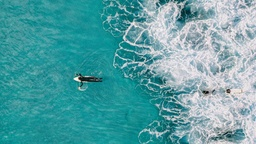
//> input picture output.jpg, 256 x 144 px, shrunk from 1280 x 720 before the run
$ ./2026201004_A1_Q1 output.jpg   (built with g++ and OpenCV 4)
//> lines starting //> are read from the running program, lines starting //| are printed output that depends on the picture
#include <opencv2/opencv.hpp>
#include <cstdio>
#include <cstdlib>
#include <cmath>

inline int idx3(int y, int x, int c, int w) { return (y * w + x) * 3 + c; }
inline int idx1(int y, int x, int w) { return y * w + x; }

// Convert cv::Mat directly into C-style heap buffer
unsigned char* mat_to_buf(const cv::Mat& img, int h, int w) {
    unsigned char* buf = (unsigned char*)malloc(h * w * 3 * sizeof(unsigned char));
    for (int y = 0; y < h; y++) {
        for (int x = 0; x < w; x++) {
            cv::Vec3b px = img.at<cv::Vec3b>(y, x);
            buf[idx3(y, x, 0, w)] = px[2]; // R
            buf[idx3(y, x, 1, w)] = px[1]; // G
            buf[idx3(y, x, 2, w)] = px[0]; // B
        }
    }
    return buf;
}

// Convert raw buffer back to cv::Mat
cv::Mat buf_to_mat(unsigned char* buf, int h, int w) {
    cv::Mat img(h, w, CV_8UC3);
    for (int y = 0; y < h; y++) {
        for (int x = 0; x < w; x++) {
            cv::Vec3b px;
            px[2] = buf[idx3(y, x, 0, w)]; // R
            px[1] = buf[idx3(y, x, 1, w)]; // G
            px[0] = buf[idx3(y, x, 2, w)]; // B
            img.at<cv::Vec3b>(y, x) = px;
        }
    }
    return img;
}

// Computes energy with clamped borders (prevents border wrap-around artifacts)
double* compute_energy(unsigned char* buf, int h, int w) {
    double* energy = (double*)malloc(h * w * sizeof(double));
    for (int y = 0; y < h; y++) {
        for (int x = 0; x < w; x++) {
            int xl = (x - 1 < 0) ? 0 : x - 1;
            int xr = (x + 1 >= w) ? w - 1 : x + 1;
            int yu = (y - 1 < 0) ? 0 : y - 1;
            int yd = (y + 1 >= h) ? h - 1 : y + 1;

            double dxr = (double)buf[idx3(y, xr, 0, w)] - buf[idx3(y, xl, 0, w)];
            double dxg = (double)buf[idx3(y, xr, 1, w)] - buf[idx3(y, xl, 1, w)];
            double dxb = (double)buf[idx3(y, xr, 2, w)] - buf[idx3(y, xl, 2, w)];
            double dx2 = dxr * dxr + dxg * dxg + dxb * dxb;

            double dyr = (double)buf[idx3(yd, x, 0, w)] - buf[idx3(yu, x, 0, w)];
            double dyg = (double)buf[idx3(yd, x, 1, w)] - buf[idx3(yu, x, 1, w)];
            double dyb = (double)buf[idx3(yd, x, 2, w)] - buf[idx3(yu, x, 2, w)];
            double dy2 = dyr * dyr + dyg * dyg + dyb * dyb;

            energy[idx1(y, x, w)] = sqrt(dx2 + dy2);
        }
    }
    return energy;
}

// Finds vertical seam using Dynamic Programming
int* find_vertical_seam(double* energy, int h, int w) {
    double* cost = (double*)malloc(h * w * sizeof(double));
    int* choice = (int*)malloc(h * w * sizeof(int));

    for (int x = 0; x < w; x++) cost[idx1(0, x, w)] = energy[idx1(0, x, w)];

    for (int y = 1; y < h; y++) {
        for (int x = 0; x < w; x++) {
            double best = cost[idx1(y - 1, x, w)];
            int bestc = 0;
            if (x - 1 >= 0 && cost[idx1(y - 1, x - 1, w)] < best) {
                best = cost[idx1(y - 1, x - 1, w)];
                bestc = -1;
            }
            if (x + 1 < w && cost[idx1(y - 1, x + 1, w)] < best) {
                best = cost[idx1(y - 1, x + 1, w)];
                bestc = 1;
            }
            cost[idx1(y, x, w)] = energy[idx1(y, x, w)] + best;
            choice[idx1(y, x, w)] = bestc;
        }
    }

    int endx = 0;
    double bestend = cost[idx1(h - 1, 0, w)];
    for (int x = 1; x < w; x++) {
        if (cost[idx1(h - 1, x, w)] < bestend) {
            bestend = cost[idx1(h - 1, x, w)];
            endx = x;
        }
    }

    int* seam = (int*)malloc(h * sizeof(int));
    seam[h - 1] = endx;
    for (int y = h - 1; y > 0; y--) {
        seam[y - 1] = seam[y] + choice[idx1(y, seam[y], w)];
    }

    free(cost);
    free(choice);
    return seam;
}

// Displays red seam on screen and saves the visualization image to disk
void visualize_seam(unsigned char* buf, int h, int w, int* seam, const char* window_name) {
    cv::Mat seam_img = buf_to_mat(buf, h, w);

    // Draw bright red pixels along the seam
    for (int y = 0; y < h; y++) {
        int x = seam[y];
        seam_img.at<cv::Vec3b>(y, x) = cv::Vec3b(0, 0, 255); // BGR: Red
    }

    // 1. Display on screen (with delay to make it visible)
    cv::imshow(window_name, seam_img);
    cv::waitKey(20); // 20ms pause per seam

    // 2. Save the very first seam image as seam_visualized.jpg (Figure 2 requirement)
    static bool saved_first = false;
    if (!saved_first) {
        cv::imwrite("seam_visualized.jpg", seam_img);
        printf("[+] Saved visual seam snapshot to seam_visualized.jpg\n");
        saved_first = true;
    }
}

// Removes designated seam from image buffer
unsigned char* remove_vertical_seam(unsigned char* buf, int h, int w, int* seam) {
    unsigned char* out = (unsigned char*)malloc(h * (w - 1) * 3 * sizeof(unsigned char));
    for (int y = 0; y < h; y++) {
        int ox = 0;
        for (int x = 0; x < w; x++) {
            if (x == seam[y]) continue;
            for (int c = 0; c < 3; c++) {
                out[idx3(y, ox, c, w - 1)] = buf[idx3(y, x, c, w)];
            }
            ox++;
        }
    }
    return out;
}

// Transposes raw buffer for height reduction
unsigned char* transpose_buf(unsigned char* buf, int h, int w) {
    unsigned char* out = (unsigned char*)malloc(w * h * 3 * sizeof(unsigned char));
    for (int y = 0; y < h; y++) {
        for (int x = 0; x < w; x++) {
            for (int c = 0; c < 3; c++) {
                out[idx3(x, y, c, h)] = buf[idx3(y, x, c, w)];
            }
        }
    }
    return out;
}

// Sequentially reduces width while keeping memory pointers valid
unsigned char* reduce_width(unsigned char* buf, int h, int* w, int target_w) {
    unsigned char* cur = buf;
    while (*w > target_w) {
        double* energy = compute_energy(cur, h, *w);
        int* seam = find_vertical_seam(energy, h, *w);

        // Render the red seam line
        visualize_seam(cur, h, *w, seam, "Seam Carving Process");

        unsigned char* next = remove_vertical_seam(cur, h, *w, seam);

        free(cur);
        free(energy);
        free(seam);

        cur = next;
        (*w)--;
    }
    return cur;
}

// Reduces height by transposing, running width reduction, and transposing back
unsigned char* reduce_height(unsigned char* buf, int* h, int w, int target_h) {
    unsigned char* t = transpose_buf(buf, *h, w);
    free(buf);

    int tw = *h;
    int th = w;
    t = reduce_width(t, th, &tw, target_h);

    unsigned char* back = transpose_buf(t, th, tw);
    free(t);

    *h = tw;
    return back;
}

int main(int argc, char** argv) {
    if (argc < 2) {
        printf("Usage: %s <input_image> [output_image]\n", argv[0]);
        return 1;
    }
    const char* input_path = argv[1];
    const char* output_path = (argc >= 3) ? argv[2] : "output.jpg";

    cv::Mat img = cv::imread(input_path, cv::IMREAD_COLOR);
//> img is the input picture: 144 rows x 256 cols, CV_8UC3; mean B, G, R 165.3, 160.5, 89.7
    if (img.empty()) {
        printf("Could not read image: %s\n", input_path);
        return 1;
    }

    int h = img.rows;
//> h = 144
    int w = img.cols;
//> w = 256
    printf("Loaded image: %d x %d\n", h, w);
//| Loaded image: 144 x 256

    int target_h, target_w;
    printf("Enter desired height and width: ");
    if (scanf("%d %d", &target_h, &target_w) != 2) {
        printf("Invalid input\n");
        return 1;
    }

    if (target_h <= 0 || target_w <= 0 || target_h > h || target_w > w) {
        printf("Target dimensions must be positive and not exceed original (%d x %d)\n", h, w);
        return 1;
    }

    // Create the display window
    cv::namedWindow("Seam Carving Process", cv::WINDOW_AUTOSIZE);

    unsigned char* buf = mat_to_buf(img, h, w);

    buf = reduce_width(buf, h, &w, target_w);
//> the loop in reduce_width, `while (*w > target_w)` made 253 passes
//| [+] Saved visual seam snapshot to seam_visualized.jpg
//> (output is shown up to pass 1 of 253)
//> pass 1, in visualize_seam, `cv::imshow(window_name, seam_img);`:
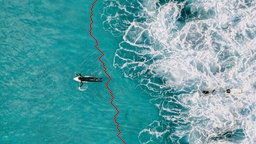
//> window 'Seam Carving Process': 144 rows x 256 cols, CV_8UC3; mean B, G, R 164.7, 159.9, 90.6
//> pass 2, in visualize_seam (call 2), `cv::Mat seam_img = buf_to_mat(buf, h, w);`:
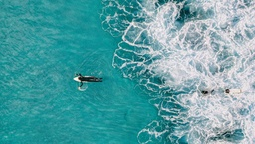
//> seam_img: 144 rows x 255 cols, CV_8UC3; mean B, G, R 165.4, 160.6, 90
//> w = 3
    buf = reduce_height(buf, &h, w, target_h);
//> in reduce_height, `int tw = *h;`: tw = 144
//> in reduce_height, `int th = w;`: th = 3
//> the loop in reduce_width (call 2), `while (*w > target_w)` made 141 passes
//> the loop in transpose_buf (call 2), `for (int y = 0; y < h; y++)` made 3 passes
//> h = 3

    cv::Mat out_img = buf_to_mat(buf, h, w);
    free(buf);

    cv::imwrite(output_path, out_img);
    printf("[+] Saved final resized image (%d x %d) to %s\n", h, w, output_path);
//| [+] Saved final resized image (3 x 3) to output.jpg

    // Keep the final frame visible until a key press
    printf("Press any key on the image window to close...\n");
    cv::imshow("Seam Carving Process", out_img);
    cv::waitKey(0);
    cv::destroyAllWindows();

    return 0;
}
